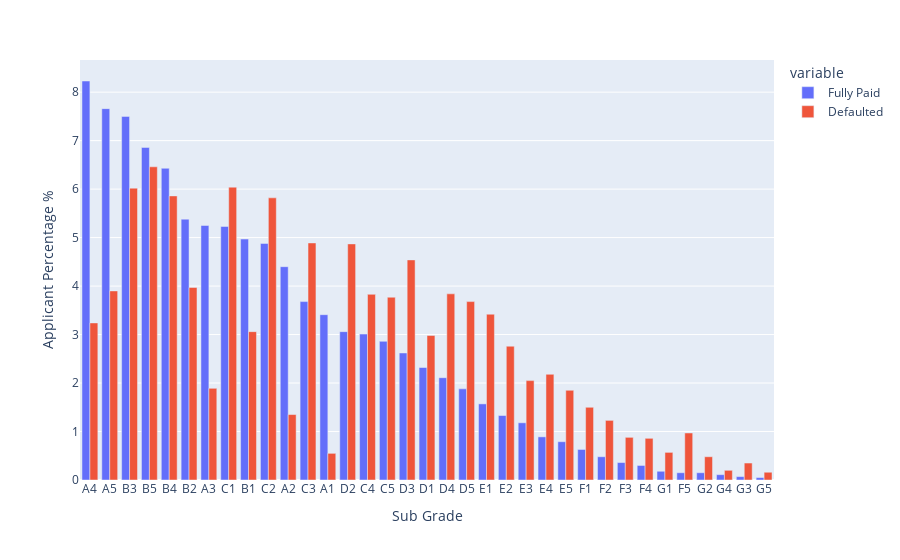

Notebook cell for this chart:
### Code cell
fig = px.bar(data_grade, x=data_grade.index, y=['Fully Paid','Defaulted'],
             labels={'index':'Sub Grade', 'value': 'Applicant Percentage %'}, barmode='group')
fig.show()

### Figure 1 — Plotly figure (JSON) as saved in the notebook; plotly's stock layout.template omitted (floating-point values rounded to 4 significant figures)
{"data": [{"alignmentgroup": "True", "hovertemplate": "variable=Fully Paid<br>Sub Grade=%{x}<br>Applicant Percentage %=%{y}<extra></extra>", "legendgroup": "Fully Paid", "marker": {"color": "#636efa", "pattern": {"shape": ""}}, "name": "Fully Paid", "offsetgroup": "Fully Paid", "orientation": "v", "showlegend": true, "textposition": "auto", "type": "bar", "x": ["A4", "A5", "B3", "B5", "B4", "B2", "A3", "C1", "B1", "C2", "A2", "C3", "A1", "D2", "C4", "C5", "D3", "D1", "D4", "D5", "E1", "E2", "E3", "E4", "E5", "F1", "F2", "F3", "F4", "G1", "F5", "G2", "G4", "G3", "G5"], "xaxis": "x", "y": [8.23, 7.66, 7.5, 6.86, 6.43, 5.38, 5.25, 5.23, 4.97, 4.88, 4.4, 3.68, 3.41, 3.06, 3.01, 2.86, 2.62, 2.32, 2.11, 1.88, 1.57, 1.33, 1.18, 0.89, 0.79, 0.63, 0.48, 0.36, 0.3, 0.18, 0.15, 0.15, 0.11, 0.07, 0.05], "yaxis": "y"}, {"alignmentgroup": "True", "hovertemplate": "variable=Defaulted<br>Sub Grade=%{x}<br>Applicant Percentage %=%{y}<extra></extra>", "legendgroup": "Defaulted", "marker": {"color": "#EF553B", "pattern": {"shape": ""}}, "name": "Defaulted", "offsetgroup": "Defaulted", "orientation": "v", "showlegend": true, "textposition": "auto", "type": "bar", "x": ["A4", "A5", "B3", "B5", "B4", "B2", "A3", "C1", "B1", "C2", "A2", "C3", "A1", "D2", "C4", "C5", "D3", "D1", "D4", "D5", "E1", "E2", "E3", "E4", "E5", "F1", "F2", "F3", "F4", "G1", "F5", "G2", "G4", "G3", "G5"], "xaxis": "x", "y": [3.24, 3.9, 6.02, 6.46, 5.86, 3.97, 1.89, 6.04, 3.06, 5.82, 1.35, 4.89, 0.55, 4.87, 3.83, 3.77, 4.54, 2.98, 3.84, 3.68, 3.42, 2.76, 2.05, 2.18, 1.85, 1.5, 1.23, 0.88, 0.86, 0.57, 0.97, 0.48, 0.2, 0.35, 0.16], "yaxis": "y"}], "layout": {"barmode": "group", "legend": {"title": {"text": "variable"}, "tracegroupgap": 0}, "margin": {"t": 60}, "xaxis": {"anchor": "y", "domain": [0, 1], "title": {"text": "Sub Grade"}}, "yaxis": {"anchor": "x", "domain": [0, 1], "title": {"text": "Applicant Percentage %"}}}}
